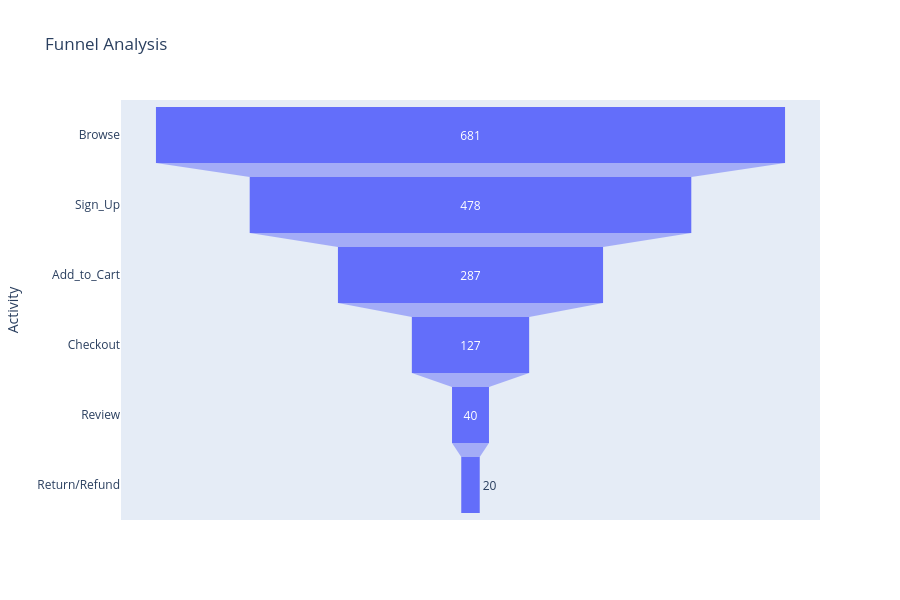

The cell this chart's notebook holds for it:
### Code cell
fig = px.funnel(data_frame=funnel, y='Activity', x='count',
                title='Funnel Analysis', height=600, hover_data='Per_Conversion')
fig.show()

### Figure 1 — Plotly figure (JSON) as saved in the notebook; plotly's stock layout.template omitted (floating-point values rounded to 4 significant figures)
{"data": [{"customdata": [["0.0%"], ["70.19%"], ["60.04%"], ["44.25%"], ["31.5%"], ["15.75%"]], "hovertemplate": "count=%{x}<br>Activity=%{y}<br>Per_Conversion=%{customdata[0]}<extra></extra>", "legendgroup": "", "marker": {"color": "#636efa"}, "name": "", "orientation": "h", "showlegend": false, "type": "funnel", "x": [681, 478, 287, 127, 40, 20], "xaxis": "x", "y": ["Browse", "Sign_Up", "Add_to_Cart", "Checkout", "Review", "Return/Refund"], "yaxis": "y"}], "layout": {"height": 600, "legend": {"tracegroupgap": 0}, "title": {"text": "Funnel Analysis"}, "xaxis": {"anchor": "y", "domain": [0, 1], "title": {"text": "count"}}, "yaxis": {"anchor": "x", "domain": [0, 1], "title": {"text": "Activity"}}}}
